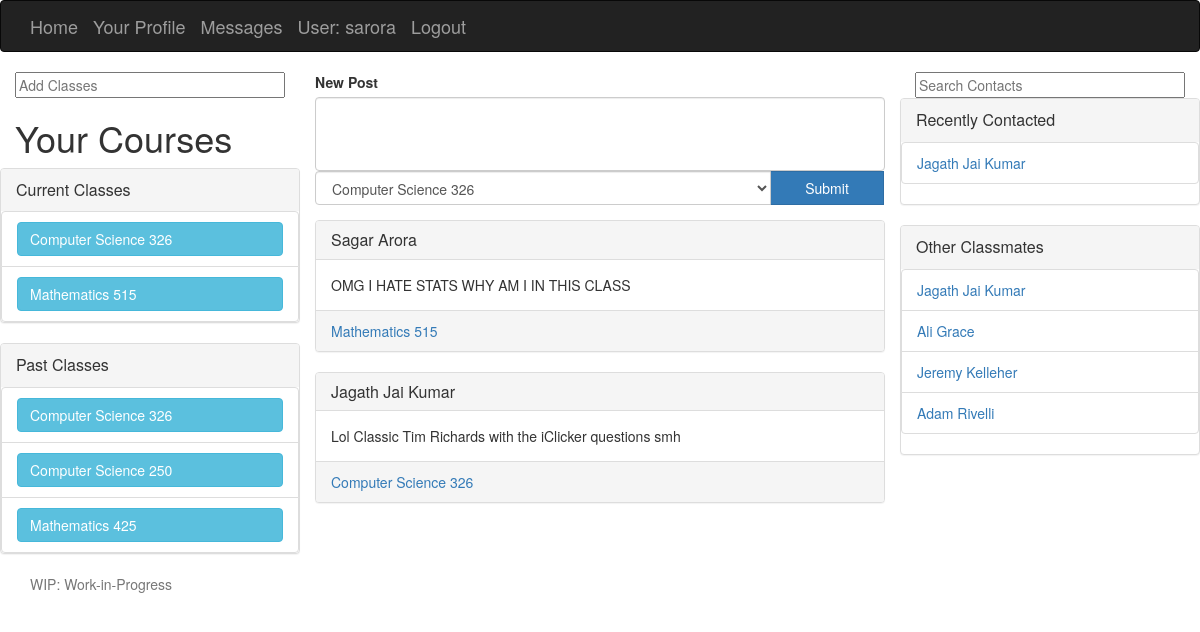
/Tibl/ (signed in), run on an earlier commit of the app's database.
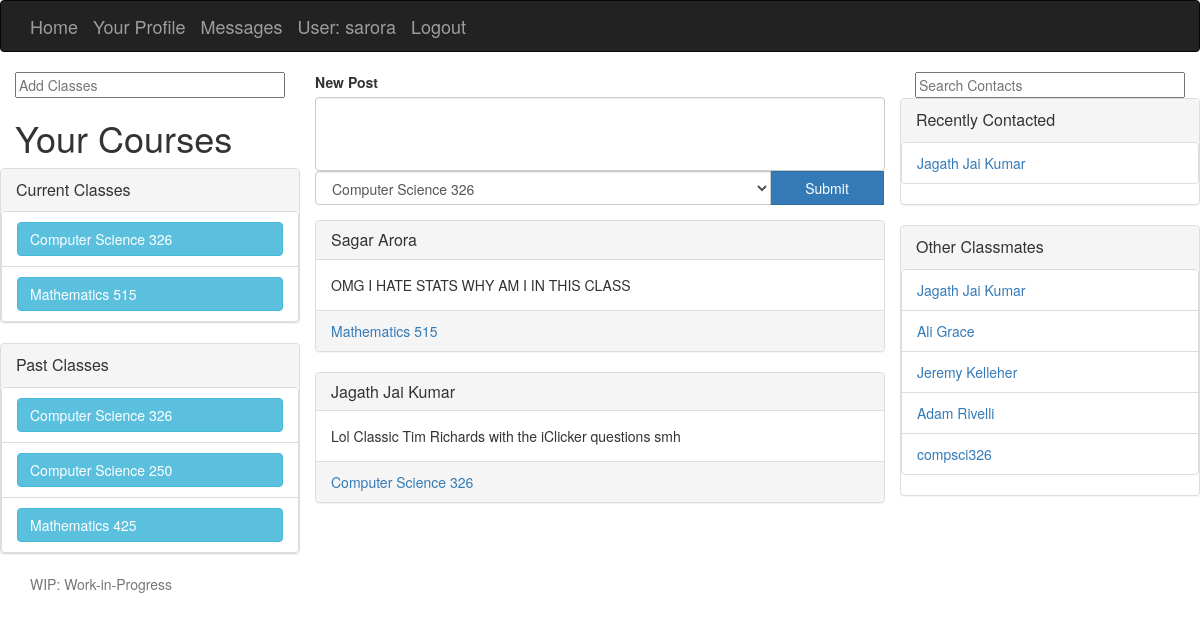
And on a later commit of the database.
### Tibl/models.py (models this page shows, shortened)
class Section(models.Model):
	year = models.IntegerField()
	season_enum = (
		('F', 'Fall'),
		('Sp', 'Spring'),
		('W', 'Winter'),
		('Su', 'Summer'),
	)
	season = models.CharField(max_length=2, choices=season_enum, null=True)
	teachers = models.ManyToManyField('Teacher')
	students = models.ManyToManyField('Student')
	course = models.ForeignKey('Course', on_delete=models.SET_NULL, null=True)

class Course(models.Model):
	department = models.ForeignKey('Department', on_delete=models.SET_NULL, null=True)
	name = models.CharField(max_length=200, null=True)
	number = models.CharField(max_length=10)

class Department(models.Model):
	name = models.CharField(max_length=60)
	abbreviation = models.CharField(max_length=10)
	def __str__(self):
		return self.name

class Post(models.Model):
	poster = models.ForeignKey('Student', on_delete=models.SET_NULL, null=True)
	content = models.TextField(max_length=10000)
	creation_date = models.DateTimeField(auto_now_add=True)
	section = models.ForeignKey('Section', on_delete=models.SET_NULL, null=True)

class Student(models.Model):
	full_name = models.CharField(max_length=60)
	grad_year = models.IntegerField()
	profile_picture = models.ImageField(upload_to="profile_pictures")
	user = models.OneToOneField(User, on_delete=models.SET_NULL, null=True)

### Tibl/views.py (the view, shortened to what this page needs)
# urls.py: path('', views.index, name='index'),
@login_required
def index(request):
    poster = Student.objects.get(user=request.user.pk)
    student_pk = poster.pk
    past_section_list = Section.objects.filter(students=student_pk).filter(~(Q(year=2018) & Q(season='Sp')))
    section_list = Section.objects.filter(students=student_pk).filter(season='Sp').filter(year=2018)
    have_messaged = [message.receiver for message in Message.objects.filter(sender=student_pk)] +\
                    [message.sender for message in Message.objects.filter(receiver=student_pk)]
    other_classmates = Student.objects.filter(section__in=section_list).filter(~Q(pk=student_pk)).distinct()
    have_messaged = list(set(have_messaged))
    posts = Post.objects.filter(section__in=section_list)
    ordered = posts.order_by('-creation_date')
    return render(
        request,
        'index.html',
        context={
        'past_section_list': past_section_list,
        'section_list': section_list,
        'have_messaged': have_messaged,
        'cur_user': student_pk,
        'posts': ordered,
        'other_classmates': other_classmates,
        }
    )

### Tibl/templates/index.html (shortened to what the changed rows need)
{% extends "base_generic.html" %}
{% block content %}
{% load static %}
<link rel="stylesheet" href="{% static 'css/home.css' %}">
<div class="col-md-3">
	<h1>Your Courses</h1>
	{% if section_list %}
	<div class="row">
		<div class="panel-group">
			<div class="panel panel-default">
				<div id="current_class_dropdown" class="collapse in" style="overflow:hidden">
					{% for section in section_list %}
					<li class="list-group-item">
						<a href="{% url 'class' section.pk %}" class="btn btn-info class_btn" role="button">
							{{ section.course.department }} {{ section.course.number }}
						</a>
					</li>
					{% endfor %}
				</div>
			</div>
		</div>
	</div>
	{% endif %}
	{% if past_section_list %}
	<div class="row">
		<div class="panel-group">
			<div class="panel panel-default">
				<div id="past_class_dropdown" class="collapse in" style="overflow:hidden">
					{% for section in past_section_list %}
					<li class="list-group-item">
						<a href="{% url 'class' section.pk %}" class="btn btn-info class_btn" role="button">
							{{ section.course.department }} {{ section.course.number }}
						</a>
					</li>
					{% endfor %}
				</div>
			</div>
		</div>
	</div>
	{% endif %}
</div>
<div class="col-md-6">
	{% if posts %}
	{% for post in posts %}
	<div class="panel panel-default">
		<div class="panel-heading">
			<h3 class="panel-title">
				<a href="{% url 'friendprofile' post.poster.pk %}">
					{{ post.poster.full_name }}
				</a>
			</h3>
		</div>
		<div class="panel-body">
			{{ post.content }}
		</div>
		<div class="panel-footer">
			<a href="{% url 'class' post.section.pk %}">
				{{ post.section.course.department }} {{ post.section.course.number }}
			</a>
		</div>
	</div>
	{% endfor %}
	{% endif %}
</div>
<div class="col-md-3">
	<div class="row">
		<div class="panel-group">
			<div class="panel panel-default">
				{% if have_messaged %}
				<div id="recent_contacts_dropdown" class="collapse in">
					<ul class="list-group">
						{% for message in have_messaged %}
						<a href="{% url 'messages' %}">
							<li class="list-group-item">
								{{ message.full_name }}
							</li>
						</a>
						{% endfor %}
					</ul>
				</div>
				{% endif %}
			</div>
		</div>
	</div>
	<div class="row">
		<div class="panel-group">
			<div class="panel panel-default">
				{% if other_classmates %}
				<div id="classmates_dropdown" class="collapse in">
					<ul class="list-group">
						{% for classmate in other_classmates %}
						<li class="list-group-item"><a href="{% url 'friendprofile' classmate.pk %}">{{ classmate.full_name }}</a></li>
						{% endfor %}
					</ul>
				</div>
				{% endif %}
			</div>
		</div>
	</div>
</div>
{% endblock %}

What changed in the data, as far as the page shows it:
added Student: full_name "compsci326"
